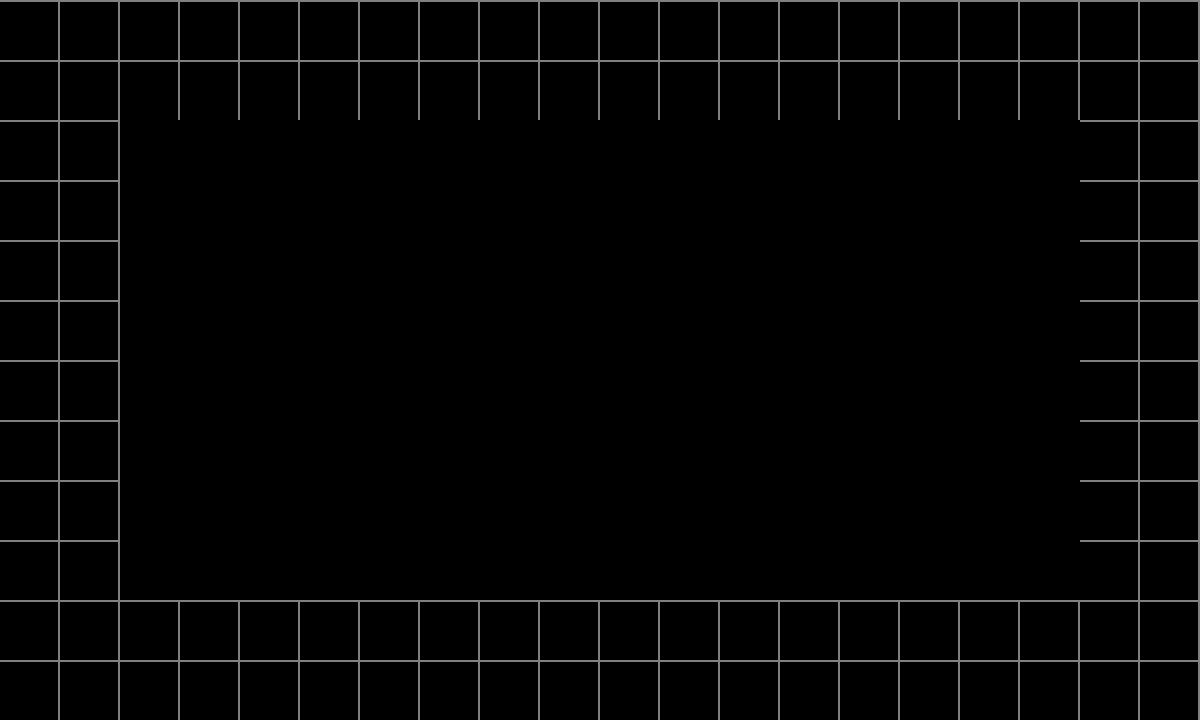

This game map was drawn from its Tiled (.tmx) file and the tilesets committed beside it. A one-line description and the trimmed map source follow:
An orthogonal 20x12 tile map with 60x60 px tiles, 2 tile layers (non-portal-able, portal-able) and 10 objects (player, exit 1).

<map version="1.0" orientation="orthogonal" renderorder="right-down" width="20" height="12" tilewidth="60" tileheight="60" nextobjectid="215">
 <tileset firstgid="1" name="test-tileset" tilewidth="60" tileheight="60" tilecount="12">
  <image source="test-tileset.png" width="240" height="180" />
 </tileset>
 <layer name="non-portal-able" width="20" height="12">
  <data>[240 cells, 112 non-empty, 1 distinct tile ids]</data>
 </layer>
 <layer name="portal-able" width="20" height="12">
  <data>[240 cells, 0 non-empty, 0 distinct tile ids]</data>
 </layer>
 <objectgroup name="boxes" />
 <objectgroup name="player">
  <object id="46" name="player" x="191.333" y="162.667" width="60" height="120" />
 </objectgroup>
 <objectgroup name="buttons" />
 <objectgroup name="exits">
  <object id="109" name="exit 1" x="1050" y="420" width="30" height="180">
   <properties>
    <property name="NextLevel" value="1" />
   </properties>
  </object>
 </objectgroup>
 <objectgroup name="surfaces">
  <object id="81" x="0" y="600" width="1200" height="120" />
  <object id="82" x="0" y="120" width="120" height="480" />
  <object id="85" x="0" y="0" width="1200" height="120" />
  <object id="86" x="1080" y="120" width="120" height="480" />
  <object id="205" x="124" y="288" width="125.333" height="61.3333" />
  <object id="207" x="542.667" y="213.333" width="86.6667" height="40" />
 </objectgroup>
 <objectgroup name="portable-surfaces">
  <object id="204" x="241.334" y="556" width="642.667" height="74.6667" />
  <object id="210" x="901.333" y="280" width="66.6667" height="314.667" />
 </objectgroup>
 <objectgroup name="gates" />
 <objectgroup name="acid" />
</map>
